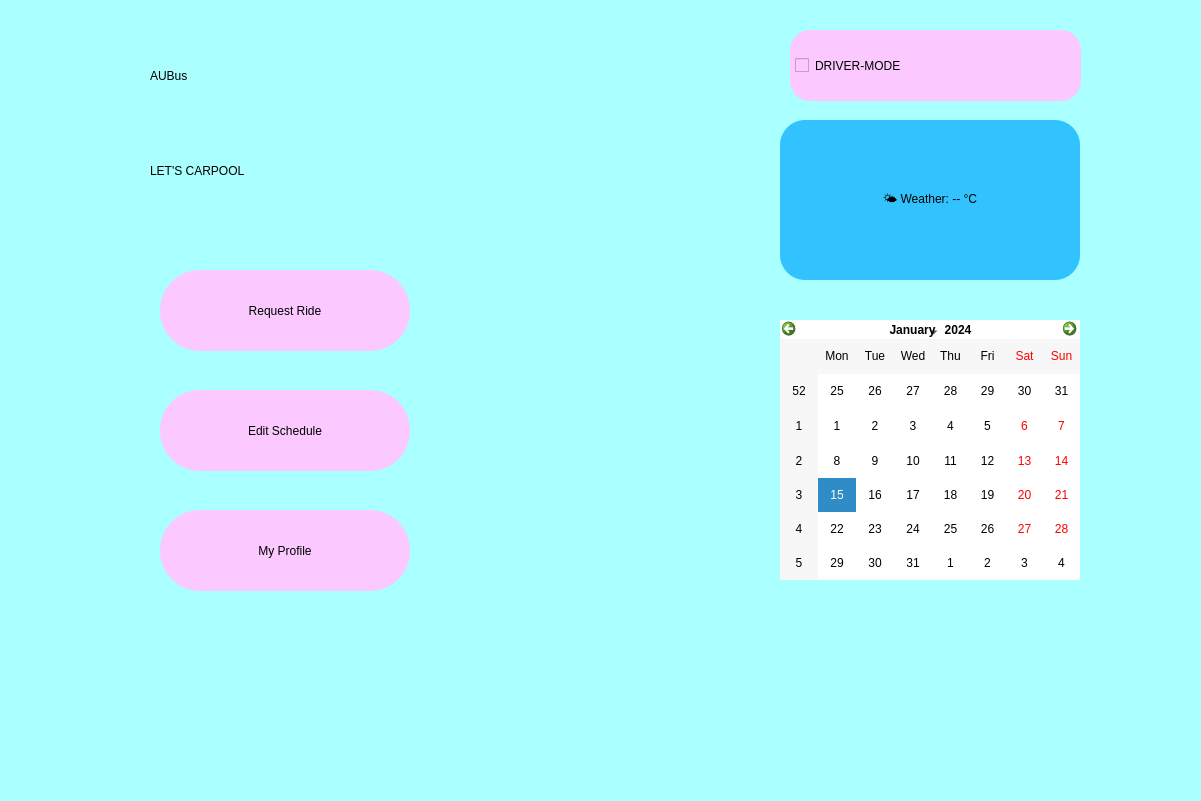
<?xml version="1.0" encoding="UTF-8"?>
<ui version="4.0">
 <class>Dialog</class>
 <widget class="QDialog" name="Dialog">
  <property name="geometry">
   <rect>
    <x>0</x>
    <y>0</y>
    <width>1201</width>
    <height>801</height>
   </rect>
  </property>
  <property name="windowTitle">
   <string>AUBus</string>
  </property>
  <property name="styleSheet">
   <string notr="true">background-color: rgb(170, 255, 255);</string>
  </property>
  <widget class="QLabel" name="label">
   <property name="geometry">
    <rect>
     <x>150</x>
     <y>20</y>
     <width>481</width>
     <height>111</height>
    </rect>
   </property>
   <property name="styleSheet">
    <string notr="true">font: 63 48pt &quot;Sitka Heading Semibold&quot;; color: black;</string>
   </property>
   <property name="text">
    <string>AUBus</string>
   </property>
  </widget>
  <widget class="QLabel" name="label_2">
   <property name="geometry">
    <rect>
     <x>150</x>
     <y>120</y>
     <width>461</width>
     <height>101</height>
    </rect>
   </property>
   <property name="styleSheet">
    <string notr="true">color:rgb(0, 0,0); font: 63 28pt &quot;Sitka Heading Semibold&quot;;</string>
   </property>
   <property name="text">
    <string>LET'S CARPOOL</string>
   </property>
  </widget>
  <widget class="QPushButton" name="pushButton">
   <property name="geometry">
    <rect>
     <x>160</x>
     <y>270</y>
     <width>250</width>
     <height>81</height>
    </rect>
   </property>
   <property name="styleSheet">
    <string notr="true">
background-color: rgb(251, 201, 255);
border-radius: 40px;
font: 63 12pt &quot;Sitka Heading Semibold&quot;;
padding: 10px;
    </string>
   </property>
   <property name="text">
    <string>Request Ride</string>
   </property>
  </widget>
  <widget class="QPushButton" name="pushButton_2">
   <property name="geometry">
    <rect>
     <x>160</x>
     <y>390</y>
     <width>250</width>
     <height>81</height>
    </rect>
   </property>
   <property name="styleSheet">
    <string notr="true">
background-color: rgb(251, 201, 255);
border-radius: 40px;
font: 63 12pt &quot;Sitka Heading Semibold&quot;;
padding: 10px;
    </string>
   </property>
   <property name="text">
    <string>Edit Schedule</string>
   </property>
  </widget>
  <widget class="QPushButton" name="pushButton_3">
   <property name="geometry">
    <rect>
     <x>160</x>
     <y>510</y>
     <width>250</width>
     <height>81</height>
    </rect>
   </property>
   <property name="styleSheet">
    <string notr="true">
background-color: rgb(251, 201, 255);
border-radius: 40px;
font: 63 12pt &quot;Sitka Heading Semibold&quot;;
padding: 10px;
    </string>
   </property>
   <property name="text">
    <string>My Profile</string>
   </property>
  </widget>
  <widget class="QCheckBox" name="checkBox">
   <property name="geometry">
    <rect>
     <x>790</x>
     <y>30</y>
     <width>291</width>
     <height>71</height>
    </rect>
   </property>
   <property name="styleSheet">
    <string notr="true">
font: 63 18pt &quot;Sitka Heading Semibold&quot;;
background-color: rgb(251, 201, 255);
border-radius: 20px;
padding: 5px;
    </string>
   </property>
   <property name="text">
    <string>DRIVER-MODE</string>
   </property>
  </widget>
  <widget class="QLabel" name="weatherLabel">
   <property name="geometry">
    <rect>
     <x>780</x>
     <y>120</y>
     <width>300</width>
     <height>160</height>
    </rect>
   </property>
   <property name="styleSheet">
    <string notr="true">
background-color: rgba(0, 170, 255,180);
border-radius: 25px;
font: 63 14pt &quot;Sitka Heading Semibold&quot;;
color: rgb(0, 0, 0);
padding: 10px;
    </string>
   </property>
   <property name="text">
    <string>🌤️ Weather: -- °C</string>
   </property>
   <property name="alignment">
    <set>Qt::AlignCenter</set>
   </property>
  </widget>
  <widget class="QCalendarWidget" name="calendarWidget">
   <property name="geometry">
    <rect>
     <x>780</x>
     <y>320</y>
     <width>300</width>
     <height>260</height>
    </rect>
   </property>
   <property name="styleSheet">
    <string notr="true">
background-color: rgb(255, 255, 255);
color: rgb(0, 0, 0);
border-radius: 10px;
    </string>
   </property>
  </widget>
 </widget>
 <resources/>
 <connections/>
</ui>
